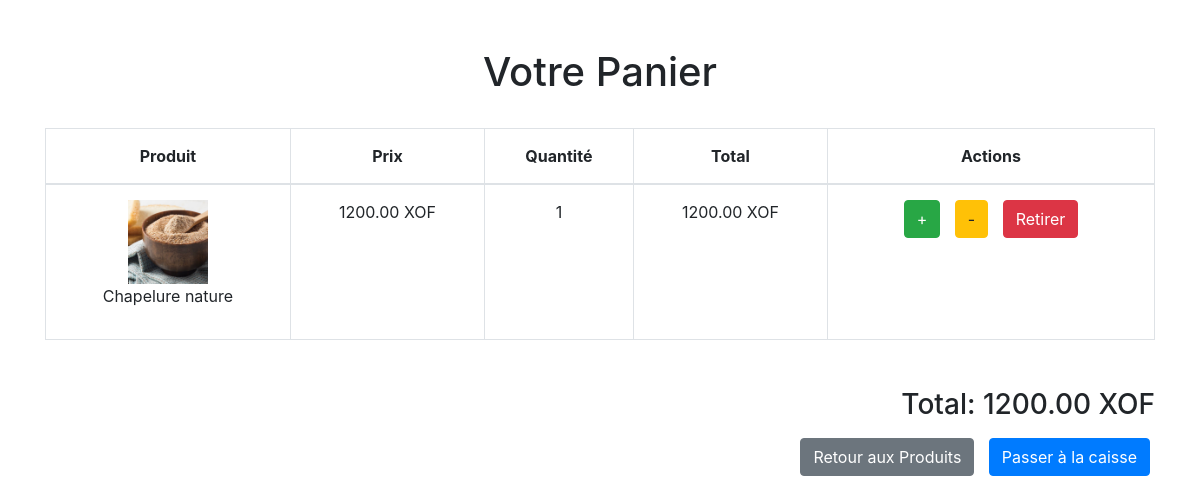
The app's page /cart/ (signed in) with its own data.
### chapmaliApp/models.py (models this page shows, shortened)
class CartItem(models.Model):
    cart = models.ForeignKey(Cart, related_name='items', on_delete=models.CASCADE)
    product = models.ForeignKey(Product, on_delete=models.CASCADE)
    quantity = models.PositiveIntegerField(default=1)
    def total_price(self):
        return self.quantity * self.product.price

class Product(models.Model):
    category = models.ForeignKey(Category, related_name='products', on_delete=models.CASCADE)
    name = models.CharField(max_length=100)
    description = models.TextField()
    price = models.DecimalField(max_digits=10, decimal_places=2)
    min_quantity = models.PositiveIntegerField(default=1)
    image = models.ImageField(upload_to='products/')

### chapmaliApp/views.py (the view)
# urls.py: path('cart/', views.view_cart, name='view_cart'),
@login_required
def view_cart(request):
    cart, created = Cart.objects.get_or_create(user=request.user)
    cart_items = cart.items.all()
    total_price = sum(item.total_price() for item in cart_items)
    return render(request, 'cart.html', {'cart_items': cart_items, 'total_price': total_price})

### templates/cart.html (shortened to what this page needs)
{% load static %}
<!DOCTYPE html>
<html lang="fr">
<head>
    <link rel="stylesheet" href="{% static 'css/bootstrap.min.css' %}">
</head>
<body>
    <div class="container mt-5">
        <h1 class="text-center">Votre Panier</h1>
        <div class="table-responsive">
            <table class="table table-bordered cart-table">
                <thead>
                    <tr>
                        <th>Produit</th>
                        <th>Prix</th>
                        <th>Quantité</th>
                        <th>Total</th>
                        <th>Actions</th>
                    </tr>
                </thead>
                <tbody>
                    {% for item in cart_items %}
                    <tr>
                        <td>
                            {% if item.product.image %}
                            <img src="{{ item.product.image.url }}" alt="{{ item.product.name }}" class="img-fluid">
                            {% endif %}
                            <p>{{ item.product.name }}</p>
                        </td>
                        <td>{{ item.product.price }} XOF</td>
                        <td>{{ item.quantity }}</td>
                        <td>{{ item.total_price }} XOF</td>
                        <td>
                            <a href="{% url 'increase_quantity' item.id %}" class="btn btn-success">+</a>
                            <a href="{% url 'decrease_quantity' item.id %}" class="btn btn-warning">-</a>
                            <a href="{% url 'remove_from_cart' item.id %}" class="btn btn-danger">Retirer</a>
                        </td>
                    </tr>
                    {% endfor %}
                </tbody>
            </table>
        </div>
        <div class="text-right">
            <h3>Total: {{ total_price }} XOF</h3>
        </div>
        <div class="text-right mt-3">
            <a href="{% url 'product_list' %}" class="btn btn-secondary">Retour aux Produits</a>
            <a href="{% url 'checkout' %}" class="btn btn-primary">Passer à la caisse</a>
        </div>
    </div>
</body>
</html>

### templates/cart.html (style rules this page uses)
@media (min-width: 769px) { .cart-table th, .cart-table td { padding: 15px; text-align: center; } }
@media (min-width: 769px) { .cart-table img { width: 80px; height: auto; } }
@media (min-width: 769px) { .btn { margin: 0 5px; } }
.container { margin-top: 5rem; }
h1 { text-align: center; margin-bottom: 2rem; }
.table-responsive { margin-bottom: 2rem; }
.text-right { text-align: right; }
.text-right h3 { margin-bottom: 1rem; }

### records on screen
CartItem: product.image (picture), product.name "Chapelure nature", product.price "1200.00", quantity "1", total_price "1200.00"

### other values on screen
{{ total_price }} "1200.00"
